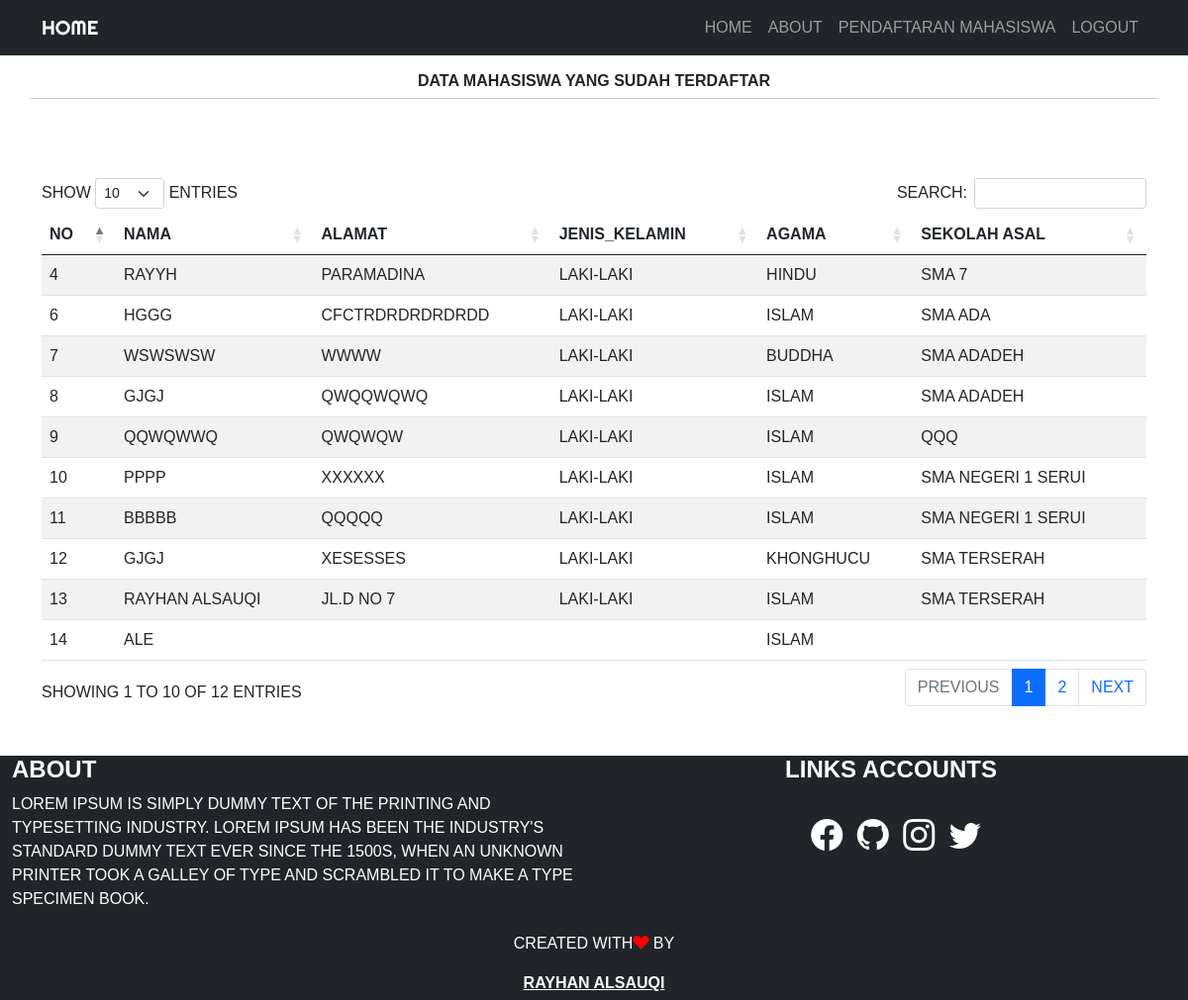
The app's page /index2.php with its own data.
### tables this page shows
CREATE TABLE `calon_siswa` (
  `id` int(11) NOT NULL,
  `nama` varchar(64) NOT NULL,
  `alamat` varchar(255) NOT NULL,
  `jenis_kelamin` varchar(16) NOT NULL,
  `agama` varchar(16) NOT NULL,
  `sekolah_asal` varchar(64) NOT NULL
);

### index2.php (the view, shortened to what this page needs)
<?php include("config.php"); ?>
<!DOCTYPE html>
<html lang="en">
<head>
    <link href="https://cdn.jsdelivr.net/npm/bootstrap@5.0.2/dist/css/bootstrap.min.css" rel="stylesheet">
    <link rel="stylesheet" href="https://cdn.jsdelivr.net/npm/bootstrap-icons@1.8.3/font/bootstrap-icons.css">
    <link rel="stylesheet" href="https://cdnjs.cloudflare.com/ajax/libs/twitter-bootstrap/5.1.3/css/bootstrap.min.css">
    <link rel="stylesheet" href="https://cdn.datatables.net/1.12.1/css/dataTables.bootstrap5.min.css">
    <link rel="stylesheet" href="coba.css">
</head>
<body>
<nav class="navbar navbar-expand-lg navbar-dark bg-dark text-uppercase">
    <div class="container">
        <a class="navbar-brand" href="#">HOME</a>
            <div class="collapse navbar-collapse" id="navbarNav">
            <ul class="navbar-nav ms-auto">
                <li class="nav-item">
                    <a class="nav-link "  href="berhasil_login.php">Home</a>
                </li>
                <li class="nav-item">
                    <a class="nav-link" href="about.php">About</a>
                </li>
                <li class="nav-item">
                    <a class="nav-link" href="coba.php">Pendaftaran Mahasiswa</a>
                </li>
                <li class="nav-item">
                    <a class="nav-link" href="logout.php">Logout</a>
                </li>
            </ul>
            </div>
    </div>
</nav>
<div class="container">
    <div class="row my-3">
        <div class="col-md">
            <h6 class="text-uppercase text-center fw-bold">Data Mahasiswa yang sudah terdaftar</h6>
        </div>
        <hr>
    </div>
    <div class="row my-5">
        <div class="col-md">
            <table id="example" class="table table-striped" style="width:100%">
                <thead>
                    <tr>
                        <th>No</th>
                        <th>nama</th>
                        <th>alamat</th>
                        <th>jenis_kelamin</th>
                        <th>agama</th>
                        <th>Sekolah asal</th>
                    </tr>
                </thead>
            <tbody>
        <?php
            $sql = "SELECT * FROM calon_siswa";
            $query = mysqli_query($conn, $sql);
            while($siswa = mysqli_fetch_array($query)){
                echo "<tr>";
                echo "<td>". $siswa['id']."</td>";
                echo "<td>". $siswa['nama']."</td>";
                echo "<td>". $siswa['alamat']."</td>";
                echo "<td>". $siswa['jenis_kelamin']."</td>";
                echo "<td>". $siswa['agama']."</td>";
                echo "<td>". $siswa['sekolah_asal']."</td>";
            }
            ?>
        </tbody>
        </table>
        </div>
    </div>
</div>
    <div class="container-fluid bg-dark text-white">
    <div class="row">
            <div class="col-md-6">
                <h4 class="text-uppercase fw-bold">About</h4>
                <p>Lorem Ipsum is simply dummy text of the printing and typesetting industry. Lorem Ipsum has been the industry's standard dummy text ever since the 1500s, when an unknown printer took a galley of type and scrambled it to make a type specimen book.</p>
            </div>
            <div class="col-md-6 text-center link">
                <h4 class="text-uppercase fw-bold">Links Accounts</h4>
                <a href="https://www.facebook.com/profile.php?id=100033628760083" target="_blank"><i class="bi bi-facebook fs-2"></i></a>
                <a href="https://github.com/RayhanAsauqi" target="_blank"><i class="bi bi-github fs-2"></i></a>
                <a href="https://www.instagram.com/reyhanalsauqi" target="_blank"><i class="bi bi-instagram fs-2"></i></a>
                <a href="https://twitter.com/AlsauqiReyhan" target="_blank"><i class="bi bi-twitter fs-2"></i></a>
            </div>
    </div>
    <footer class="text-center" style="padding: 5px;">
        <p>Created with<i class="bi bi-suit-heart-fill" style="color: red;"></i> by</p><u class="fw-bold">Rayhan Alsauqi</u>
    </footer>
</div>
</body>
</html>

### coba.css (style rules this page uses)
.navbar-brand { font-family: 'Righteous', cursive; }
body { font-family: 'Gill Sans', 'Gill Sans MT', Calibri, 'Trebuchet MS', sans-serif; text-transform: uppercase; }
.link a { display: inline-block; margin-top: 20px; margin-left: 10px; color: rgb(255, 255, 255); }
body { font-family: 'Gill Sans', 'Gill Sans MT', Calibri, 'Trebuchet MS', sans-serif; text-transform: uppercase; background-color: #ffffff; }

### records on screen
calon_siswa: id "4", nama "RAYYH", alamat "PARAMADINA", jenis_kelamin "LAKI-LAKI", agama "HINDU", sekolah_asal "SMA 7"
calon_siswa: id "6", nama "HGGG", alamat "CFCTRDRDRDRDRDD", jenis_kelamin "LAKI-LAKI", agama "ISLAM", sekolah_asal "SMA ADA"
calon_siswa: id "7", nama "WSWSWSW", alamat "WWWW", jenis_kelamin "LAKI-LAKI", agama "BUDDHA", sekolah_asal "SMA ADADEH"
calon_siswa: id "8", nama "GJGJ", alamat "QWQQWQWQ", jenis_kelamin "LAKI-LAKI", agama "ISLAM", sekolah_asal "SMA ADADEH"
calon_siswa: id "9", nama "QQWQWWQ", alamat "QWQWQW", jenis_kelamin "LAKI-LAKI", agama "ISLAM", sekolah_asal "QQQ"
calon_siswa: id "10", nama "PPPP", alamat "XXXXXX", jenis_kelamin "LAKI-LAKI", agama "ISLAM", sekolah_asal "SMA NEGERI 1 SERUI"
calon_siswa: id "11", nama "BBBBB", alamat "QQQQQ", jenis_kelamin "LAKI-LAKI", agama "ISLAM", sekolah_asal "SMA NEGERI 1 SERUI"
calon_siswa: id "12", nama "GJGJ", alamat "XESESSES", jenis_kelamin "LAKI-LAKI", agama "KHONGHUCU", sekolah_asal "SMA TERSERAH"
calon_siswa: id "13", nama "RAYHAN ALSAUQI", alamat "JL.D NO 7", jenis_kelamin "LAKI-LAKI", agama "ISLAM", sekolah_asal "SMA TERSERAH"
calon_siswa: id "14", nama "ALE", agama "ISLAM"
